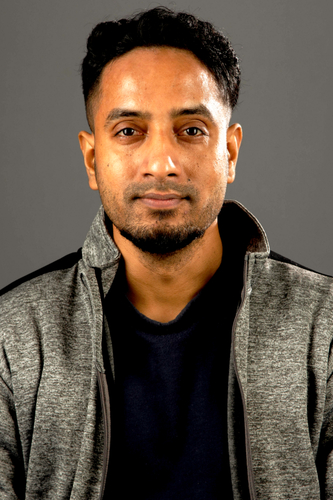
#> input picture opencv-rotate/opencv-rotate/sad64.jpg, 333 x 500 px
$ python opencv_rotate.py
#> lines starting #> are read from the running program, lines starting #| are printed output that depends on the picture
# USAGE
# python opencv_rotate.py

# import the necessary packages
import argparse
import imutils
import cv2

# construct the argument parser and parse the arguments
ap = argparse.ArgumentParser()
ap.add_argument("-i", "--image", type=str, default="sad64.jpg",
	help="path to the input image")
args = vars(ap.parse_args())

# load the image and show it
image = cv2.imread(args["image"])
#> image is the input picture: shape (500, 333, 3); mean B, G, R 69.5, 83.2, 98.1
cv2.imshow("Original", image)

# grab the dimensions of the image and calculate the center of the
# image
(h, w) = image.shape[:2]
#> h = 500; w = 333
(cX, cY) = (w // 2, h // 2)
#> cX = 166; cY = 250

# rotate our image by 45 degrees around the center of the image
M = cv2.getRotationMatrix2D((cX, cY), 45, 1.0)
rotated = cv2.warpAffine(image, M, (w, h))
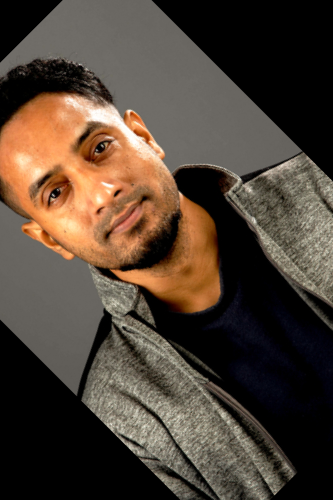
#> rotated: shape (500, 333, 3); mean B, G, R 54, 66.2, 80.2
cv2.imshow("Rotated by 45 Degrees", rotated)

# rotate our image by -90 degrees around the image
M = cv2.getRotationMatrix2D((cX, cY), -90, 1.0)
#> M = [[6.12e-17, -1, 416], [1, 6.12e-17, 84]]
rotated = cv2.warpAffine(image, M, (w, h))
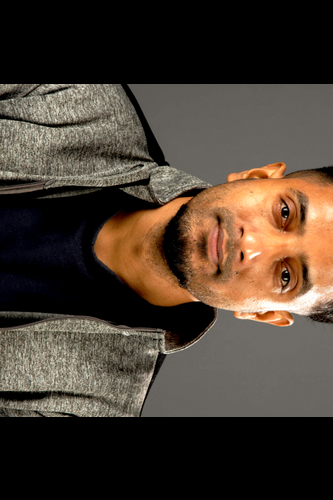
#> rotated: shape (500, 333, 3); mean B, G, R 49.9, 61, 73.3
cv2.imshow("Rotated by -90 Degrees", rotated)

# rotate our image around an arbitrary point rather than the center
M = cv2.getRotationMatrix2D((10, 10), 45, 1.0)
rotated = cv2.warpAffine(image, M, (w, h))
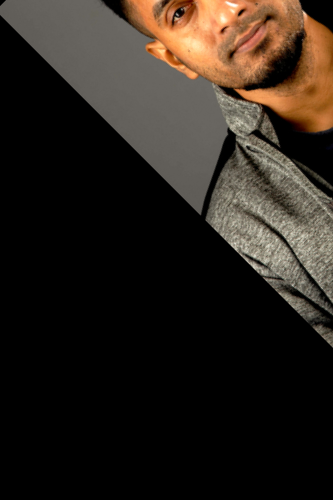
#> rotated: shape (500, 333, 3); mean B, G, R 28.1, 35.1, 42.8
cv2.imshow("Rotated by Arbitrary Point", rotated)

# use our imutils function to rotate an image 180 degrees
rotated = imutils.rotate(image, 180)
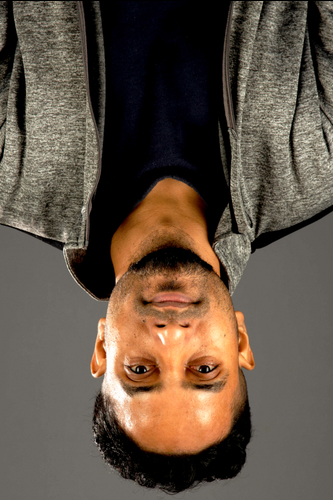
#> rotated: shape (500, 333, 3); mean B, G, R 69.3, 83, 97.9
cv2.imshow("Rotated by 180 Degrees", rotated)

# rotate our image by 33 degrees counterclockwise, ensuring the
# entire rotated image still renders within the viewing area
rotated = imutils.rotate_bound(image, -33)
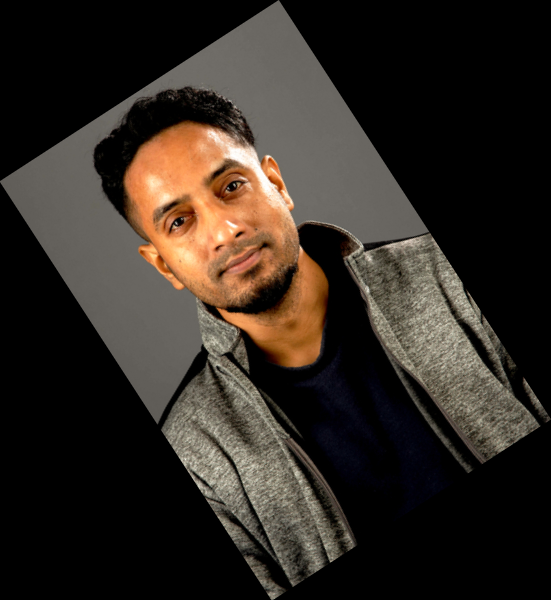
#> rotated: shape (600, 551, 3); mean B, G, R 35, 41.9, 49.4
cv2.imshow("Rotated Without Cropping", rotated)
cv2.waitKey(0)
